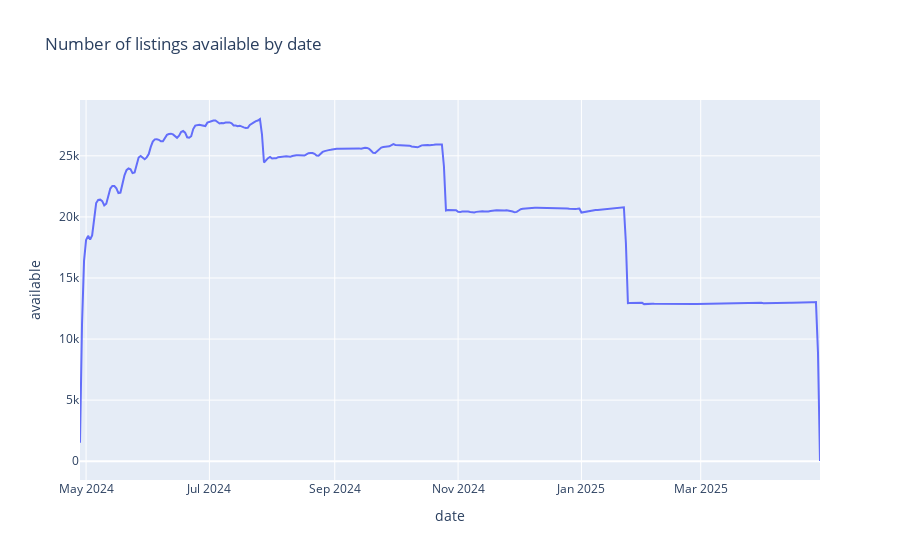

The notebook cell this image was saved under:
### Markdown cell above
Below, we see steps every three months. Hosts probably update their listings in this timeframe, with more focus in the closer dates.

### Code cell
sum_available = calendar[calendar["available"] == True].groupby(["date"]).size().to_frame(name="available").reset_index()

sum_available["date"] = np.array(pd.to_datetime(sum_available["date"]))
sum_available["weekday"] = sum_available["date"].dt.day_name()
sum_available.set_index("date")

fig = px.line(sum_available, title="Number of listings available by date", x="date", y="available", hover_name="weekday")
fig.update_layout(hovermode="x")

fig.show()

### Figure 1 — Plotly figure (JSON) as saved in the notebook; plotly's stock layout.template omitted (floating-point values rounded to 4 significant figures; data arrays with more than 128 entries replaced by an {"elided": "..."} marker saying what was removed)
{"data": [{"hovertemplate": "<b>%{hovertext}</b><br><br>date=%{x}<br>available=%{y}<extra></extra>", "hovertext": {"elided": "367 str values"}, "legendgroup": "", "line": {"color": "#636efa", "dash": "solid"}, "marker": {"symbol": "circle"}, "mode": "lines", "name": "", "orientation": "v", "showlegend": false, "type": "scatter", "x": {"elided": "367 str values"}, "xaxis": "x", "y": {"elided": "367 int values"}, "yaxis": "y"}], "layout": {"hovermode": "x", "legend": {"tracegroupgap": 0}, "title": {"text": "Number of listings available by date"}, "xaxis": {"anchor": "y", "domain": [0, 1], "title": {"text": "date"}}, "yaxis": {"anchor": "x", "domain": [0, 1], "title": {"text": "available"}}}}
